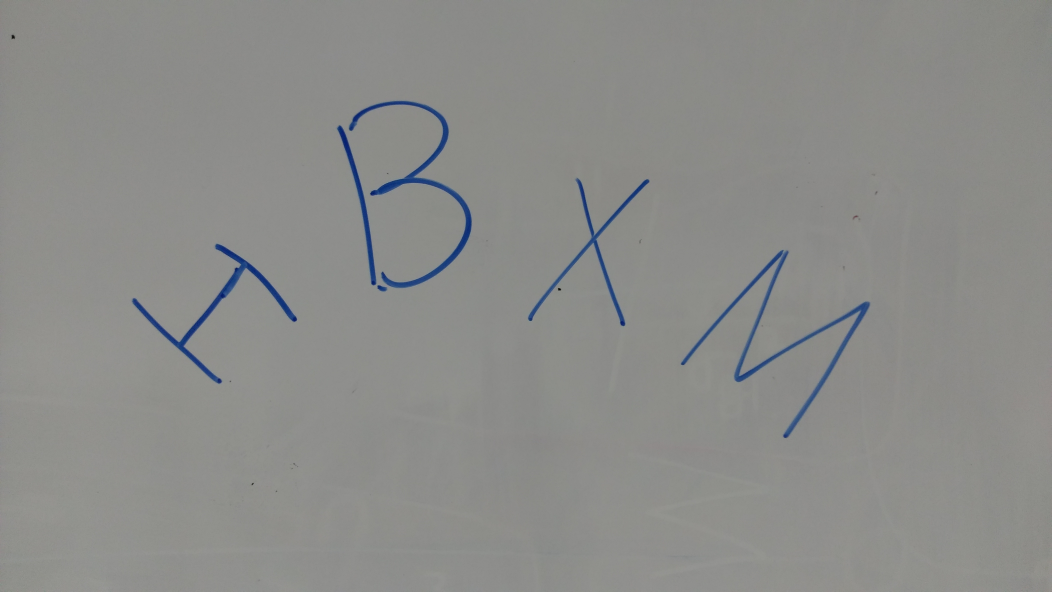
#> input picture code/aa.jpg, 4208 x 2368 px (shown at 1/4 size)
$ python detect.py   (Python 2 division)
#> lines starting #> are read from the running program, lines starting #| are printed output that depends on the picture; after the words box and inside, x2 and y2 are one past the last pixel; in counts of white or black regions, pixels touching at a corner belong together
import numpy as np
import cv2
import time

#img_name = 'rocc.jpg'
img_name = 'aa.jpg'
the_memory_size_of_a_character=10000
#the smaller the stricter
overlap_threshold = 0.8
wide_crop = False


def convert_to_binary(cropped_img):
  print cropped_img.shape
  _,cropped_img=cv2.threshold(cropped_img,128,255,cv2.THRESH_BINARY | cv2.THRESH_OTSU)
  for i in range(cropped_img.shape[0]):
    for j in range(cropped_img.shape[1]):
      if cropped_img[i][j] == 255:
        cropped_img[i][j] = 0
      else:
        cropped_img[i][j] =255
  return cropped_img


def other_in_nine_square(img,current_position, current_character):
  i = current_position[0]
  j = current_position[1]
  ori_num  = current_character.shape[0]
  if i+1<360 and j+1<480:
    if img[i-1][j-1] == 255:
      current_character = np.append(current_character,[[i-1,j-1]],axis=0)
      img[i-1][j-1] = 0
    if img[i-1][j] == 255:
      current_character = np.append(current_character,[[i-1,j]],axis=0)
      img[i-1][j] = 0
    if img[i-1][j+1] == 255:
      current_character = np.append(current_character,[[i-1,j+1]],axis=0)
      img[i-1][j+1] = 0
    if img[i][j-1] == 255:
      current_character = np.append(current_character,[[i,j-1]],axis=0)
      img[i][j-1] = 0
    if img[i][j+1] == 255:
      current_character = np.append(current_character,[[i,j+1]],axis=0)
      img[i][j+1] = 0
    if img[i+1][j-1] == 255:
      current_character = np.append(current_character,[[i+1,j-1]],axis=0)
      img[i+1][j-1] = 0
    if img[i+1][j] == 255:
      current_character = np.append(current_character,[[i+1,j]],axis=0)
      img[i+1][j] = 0
    if img[i+1][j+1] == 255:
      current_character = np.append(current_character,[[i+1,j+1]],axis=0)
      img[i+1][j+1] = 0
    if ori_num != current_character.shape[0]:
      return img, current_character, True
    else:
      return img, current_character, False
  else:
    return img, current_character, False


def find_the_first_light_position_for_current_character(img):
  for i in range(img.shape[1]):
    for j in range(img.shape[0]):
      if img[j][i] == 255:
        return j, i

# [65 lines left out: functions is_in, overlap_area, not called in this run]

#############################################################################################
#START


ori_RGB_img = cv2.imread(img_name,cv2.IMREAD_GRAYSCALE)
#> ori_RGB_img: shape (2368, 4208); min 0, max 168, mean 139.7
ori_RGB_img = cv2.resize(ori_RGB_img, (480,360))
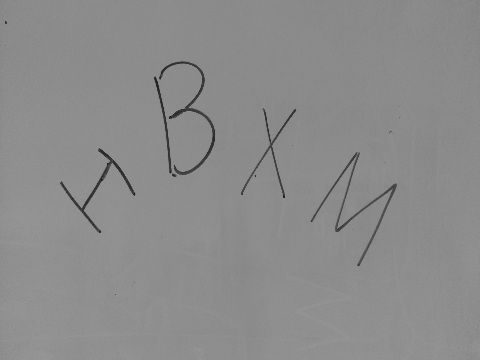
#> ori_RGB_img: shape (360, 480); min 28, max 155, mean 139.6

#This part is edge detection by cv2#####
img1=cv2.GaussianBlur(ori_RGB_img,(5,5),0)   #
canny=cv2.Canny(img1,200,100)          #
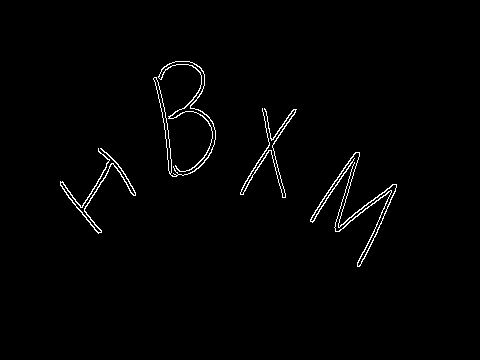
#> canny: shape (360, 480); 1.4% white in thin lines or dots, all inside (x1, y1, x2, y2) = (60, 61, 397, 267)
cv2.imwrite('edge.jpg',canny)          #
########################################


img = cv2.imread("edge.jpg",cv2.IMREAD_GRAYSCALE)
#> img: shape (360, 480); min 0, max 255, mean 3.6
img = cv2.resize(img, (480,360))
cv2.imshow("HI1",img)
print img.shape
#| (360, 480)

kernel = cv2.getStructuringElement(cv2.MORPH_RECT,(1, 1))
#increase 1,1 , the edge of charactere will increase
#kernel = cv2.getStructuringElement(cv2.MORPH_RECT,(3, 3))


ori_img = cv2.dilate(img,kernel)
img = cv2.dilate(img,kernel)


for i in range(img.shape[0]):
  for j in range(img.shape[1]):
    if img[i][j] > 100:
      img[i][j] = 255
    else :
      img[i][j] = 0


cv2.imshow("HI2",img)
cv2.waitKey(0)
#################################

character_index=0
the_number_of_point_of_all_character = [0]
while np.sum(img) != 0:

  current_character = np.full((1,2),-1)

  current_character[0][0], current_character[0][1] =find_the_first_light_position_for_current_character(img)
  a,b = current_character[0][0], current_character[0][1]

  for i in range(the_memory_size_of_a_character):
    if i < current_character.shape[0]:
      current_position = current_character[i]
      img, current_character, ans = other_in_nine_square(img, current_position, current_character)
    else:
      break
#> this loop made 487 passes
#> (j in other_in_nine_square, current_character, ans) on pass 2: (60, [[181, 60], [182, 60], [182, 61], [181, 60]], True)
#> (j in other_in_nine_square, ans) on passes 3 to 8: (61, True), (60, False), (60, True), (62, True), (62, True), (60, True)
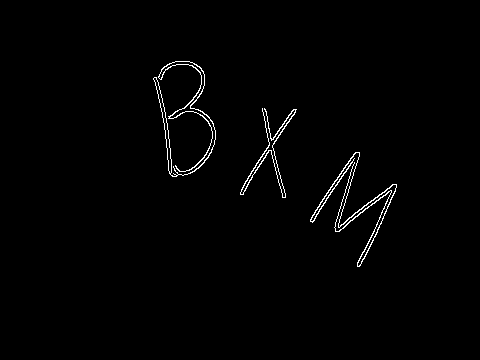
#> img: shape (360, 480); 1.1% white in thin lines or dots, all inside (x1, y1, x2, y2) = (153, 61, 397, 267)
#> after the loop, ans = False; current_character = 486 pairs, first value 148 to 233, second value 60 to 135; current_position = [148, 100]

  the_number_of_point_of_current_character = current_character.shape[0]
#> the_number_of_point_of_current_character = 486
  the_number_of_point_of_all_character.append(the_number_of_point_of_current_character)


  i_max_index, j_max_index = np.argmax(current_character,axis=0)
#> i_max_index = 177; j_max_index = 403
  i_min_index, j_min_index = np.argmin(current_character,axis=0)
#> i_min_index = 294; j_min_index = 0

  i_max, _ = current_character[i_max_index]
#> i_max = 233
  _, j_max = current_character[j_max_index]
#> j_max = 135
  i_min, _ = current_character[i_min_index]
#> i_min = 148
  _, j_min = current_character[j_min_index]
#> j_min = 60
###############################################################

  current_coordinate = np.asarray([[i_min,j_min],[i_max,j_min],[i_min,j_max],[i_max,j_max]])
#> current_coordinate = [[148, 60], [233, 60], [148, 135], [233, 135]]

  try :
    all_character
  except NameError:
    if (i_max-i_min)*(j_max-j_min)/float(360*480)<0.5:
      all_character = current_character
#> all_character has the same summary as current_character
      all_img_coordinate = current_coordinate
#> all_img_coordinate = [[148, 60], [233, 60], [148, 135], [233, 135]]
      if i_min-10>0 and j_min-10>0 and i_max+10<360 and j_max+10<480 and wide_crop == True:
        i_min = i_min-10
        j_min = j_min-10
        i_max = i_max+10
        j_max = j_max+10
        cropped_img = np.asarray(ori_RGB_img[i_min:i_min+(i_max-i_min),j_min:j_min+(j_max-j_min)])
      else:
        #tight crop
        cropped_img = np.asarray(ori_RGB_img[i_min:i_min+(i_max-i_min),j_min:j_min+(j_max-j_min)])
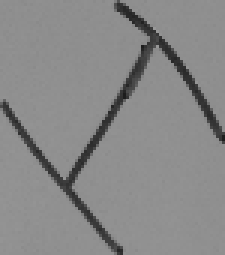
#> cropped_img: shape (85, 75) (shown 3 times larger); min 28, max 152, mean 136.4

      cv2.imshow("HI3",cropped_img)
      name = "character/%s.jpg" %(character_index)
      cropped_img = convert_to_binary(cropped_img)
#| (85, 75)
#> in convert_to_binary, `_,cropped_img=cv2.threshold(cropped_img,128,255,cv2.THRESH_BINARY | cv..`:
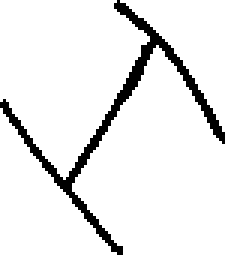
#> cropped_img: shape (85, 75) (shown 3 times larger); 91.9% white; black in thin lines or dots
#> after the loop in convert_to_binary, `for i in range(cropped_img.shape[0]):`: cropped_img: shape (85, 75); 8.1% white in thin lines or dots
      cv2.imwrite(name, cropped_img)
      cv2.imshow("HI4",img)
      cv2.waitKey(0)
      character_index = character_index + 1
  else:
##########################################################
#find the crop rectangle
    if (i_max-i_min)*(j_max-j_min)/float(360*480)<0.5:
      print (i_max-i_min)*(j_max-j_min)/(360*480)
      if overlap_area(all_img_coordinate,current_coordinate) is False :
        all_character = np.append(all_character,current_character,axis=0)
        all_img_coordinate = np.append(all_img_coordinate,current_coordinate,axis=0)

      #wide crop
        if i_min-10>0 and j_min-10>0 and i_max+10<360 and j_max+10<480 and wide_crop == True:
          i_min = i_min-10
          j_min = j_min-10
          i_max = i_max+10
          j_max = j_max+10
          cropped_img = np.asarray(ori_RGB_img[i_min:i_min+(i_max-i_min),j_min:j_min+(j_max-j_min)])
        else:
          #tight crop
          cropped_img = np.asarray(ori_RGB_img[i_min:i_min+(i_max-i_min),j_min:j_min+(j_max-j_min)])

        cv2.imshow("HI3",cropped_img)
        name = "character/%s.jpg" %(character_index)
        cropped_img = convert_to_binary(cropped_img)
        cv2.imwrite(name,  cropped_img)
        cv2.imshow("HI4",img)
        cv2.waitKey(0)
        character_index = character_index + 1
#####################################

cv2.imshow("HI5",img)

for i in range(all_character.shape[0]):
  x, y = all_character[i]
  img[x][y] = 255


cv2.imshow("HI6",img)
cv2.waitKey(0)
cv2.destroyAllWindows()


#
#divide the character
